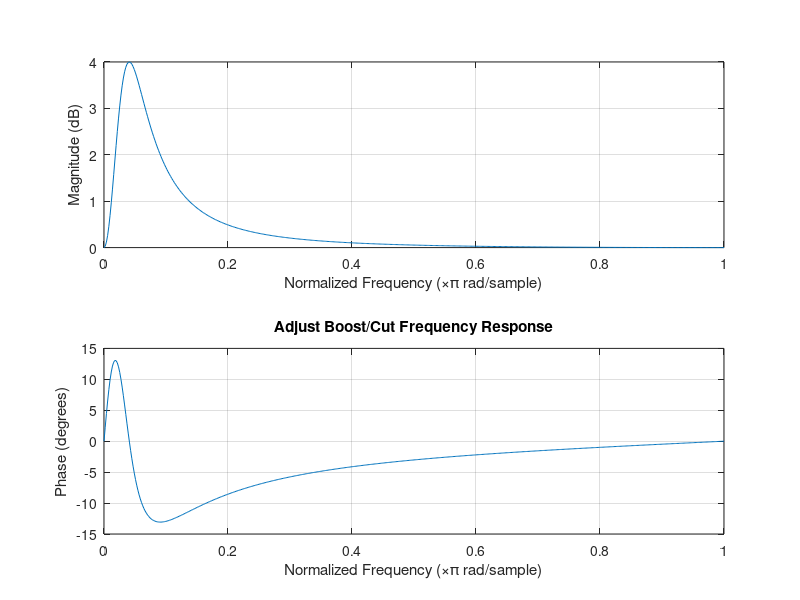

This figure's MATLAB source:
%%%%%%%%%%%%%%%%%%%%%%%%%%%%%%%%%%%%%%%%%%%%%%%%%%%%%%%%%%%%%%%%%%%%%%%%%%
%
% IOHAVOC: coeff tests for biquad BPF w/ constant skirt
%
%%%%%%%%%%%%%%%%%%%%%%%%%%%%%%%%%%%%%%%%%%%%%%%%%%%%%%%%%%%%%%%%%%%%%%%%%%


%%%%%%%%%%%%%%%%%%%%%%%%%%%%%%%%%%%%%%%%%%%%%%%%%%%%%%%%%%%%%%%%%%%%%%%%%%
% Boost only filter

% fc = .2;
% fs = 1;
% bw = fs/20;
% gain = 2.0;
% 
% 
% Q   = fs/bw;
% wcT = 2*pi*fc/fs;
% 
% K = tan(wcT/2);
% V = gain;
% 
% b0 =  1 + V*K/Q + K^2;
% b1 =  2*(K^2 - 1);
% b2 =  1 - V*K/Q + K^2;
% 
% a0 =  1 + K/Q + K^2;
% a1 =  2*(K^2 - 1);
% a2 =  1 - K/Q + K^2;


%%%%%%%%%%%%%%%%%%%%%%%%%%%%%%%%%%%%%%%%%%%%%%%%%%%%%%%%%%%%%%%%%%%%%%%%%%
% LPF:        H(s) = 1 / (s^2 + s/Q + 1)
%

% Fs = 44100;
% f0 = 500;
% Q = 1/2;
% 
% w0 = 2*pi*f0/Fs;
% alpha = sin(w0)/(2*Q);
% 
% b0 =  (1 - cos(w0))/2;
% b1 =   1 - cos(w0);
% b2 =  (1 - cos(w0))/2;
% 
% a0 =   1 + alpha;
% a1 =  -2*cos(w0);
% a2 =   1 - alpha;


%%%%%%%%%%%%%%%%%%%%%%%%%%%%%%%%%%%%%%%%%%%%%%%%%%%%%%%%%%%%%%%%%%%%%%%%%%
% HPF:        H(s) = s^2 / (s^2 + s/Q + 1)
%
 
% Fs = 44100;
% f0 = 5000;
% Q = 1/2;
% 
% w0 = 2*pi*f0/Fs;
% alpha = sin(w0)/(2*Q);
% 
% b0 =  (1 + cos(w0))/2;
% b1 = -(1 + cos(w0));
% b2 =  (1 + cos(w0))/2;
% a0 =   1 + alpha;
% a1 =  -2*cos(w0);
% a2 =   1 - alpha;



%%%%%%%%%%%%%%%%%%%%%%%%%%%%%%%%%%%%%%%%%%%%%%%%%%%%%%%%%%%%%%%%%%%%%%%%%%
% BPF: H(s) = (s/Q) / (s^2 + s/Q + 1)      (constant 0 dB peak gain)
% 
% Fs = 44100;
% f0 = 15000;
% Q = 12;
% 
% w0 = 2*pi*f0/Fs;
% alpha = sin(w0)/(2*Q);
% 
% b0 =   alpha;
% b1 =   0;
% b2 =  -alpha;
% a0 =   1 + alpha;
% a1 =  -2*cos(w0);
% a2 =   1 - alpha;



%%%%%%%%%%%%%%%%%%%%%%%%%%%%%%%%%%%%%%%%%%%%%%%%%%%%%%%%%%%%%%%%%%%%%%%%%%
% BPF:  H(s) = s / (s^2 + s/Q + 1)  (constant skirt gain, peak gain = Q)
%
% Fs = 44100;
% f0 = 15000;
% Q = 12;
% 
% w0 = 2*pi*f0/Fs;
% alpha = sin(w0)/(2*Q);
% 
% b0 =   Q*alpha;
% b1 =   0;
% b2 =  -Q*alpha;
% a0 =   1 + alpha;
% a1 =  -2*cos(w0);
% a2 =   1 - alpha;


%%%%%%%%%%%%%%%%%%%%%%%%%%%%%%%%%%%%%%%%%%%%%%%%%%%%%%%%%%%%%%%%%%%%%%%%%%
% peakingEQ:  H(s) = (s^2 + s*(A/Q) + 1) / (s^2 + s/(A*Q) + 1)
% good for both boosting and peaking targeted areas, not so good match Q
% to bandwidth requirements
% 
Fs = 44100;
fl = 300;
fu = 1500;
f0 = (fu + fl)/2;
BW = log2(fu/fl)

w0 = 2*pi*f0/Fs;


% How to Q??

% Q = f0/BW
% Q = 1/ (2*sinh(log(2)/2*BW*w0/sin(w0)))
Q = sqrt(2^BW)/(2^BW - 1)
% Q = 1/(2*sinh(log(2)/2*BW)) 


dBgain = 4;

A  = 10^(dBgain/40);   %(for peaking and shelving EQ filters only)
alpha = sin(w0)/(2*Q) 

b0 =   1 + alpha*A;
b1 =  -2*cos(w0);
b2 =   1 - alpha*A;

a0 =   1 + alpha/A;
a1 =  -2*cos(w0);
a2 =   1 - alpha/A;




%%%%%%%%%%%%%%%%%%%%%%%%%%%%%%%%%%%%%%%%%%%%%%%%%%%%%%%%%%%%%%%%%%%%%%%%%%
% All Pass Filter :  H(s) = (s^2 - s/Q + 1) / (s^2 + s/Q + 1)
%  

% alpha = 1;
% 
% b0 =   1 - alpha;
% b1 =  -2*cos(w0);
% b2 =   1 + alpha;
% 
% a0 =   1 + alpha;
% a1 =  -2*cos(w0);
% a2 =   1 - alpha;



%%%%%%%%%%%%%%%%%%%%%%%%%%%%%%%%%%%%%%%%%%%%%%%%%%%%%%%%%%%%%%%%%%%%%%%%%%
%  scale coefficients
%%%%%%%%%%%%%%%%%%%%%%%%%%%%%%%%%%%%%%%%%%%%%%%%%%%%%%%%%%%%%%%%%%%%%%%%%%

A  = [a0 a1 a2] / a0;
B  = [b0 b1 b2] / a0;


%%%%%%%%%%%%%%%%%%%%%%%%%%%%%%%%%%%%%%%%%%%%%%%%%%%%%%%%%%%%%%%%%%%%%%%%%%
%  plot
%%%%%%%%%%%%%%%%%%%%%%%%%%%%%%%%%%%%%%%%%%%%%%%%%%%%%%%%%%%%%%%%%%%%%%%%%%

figure(1);
freqz(B,A);
title('Adjust Boost/Cut Frequency Response')
